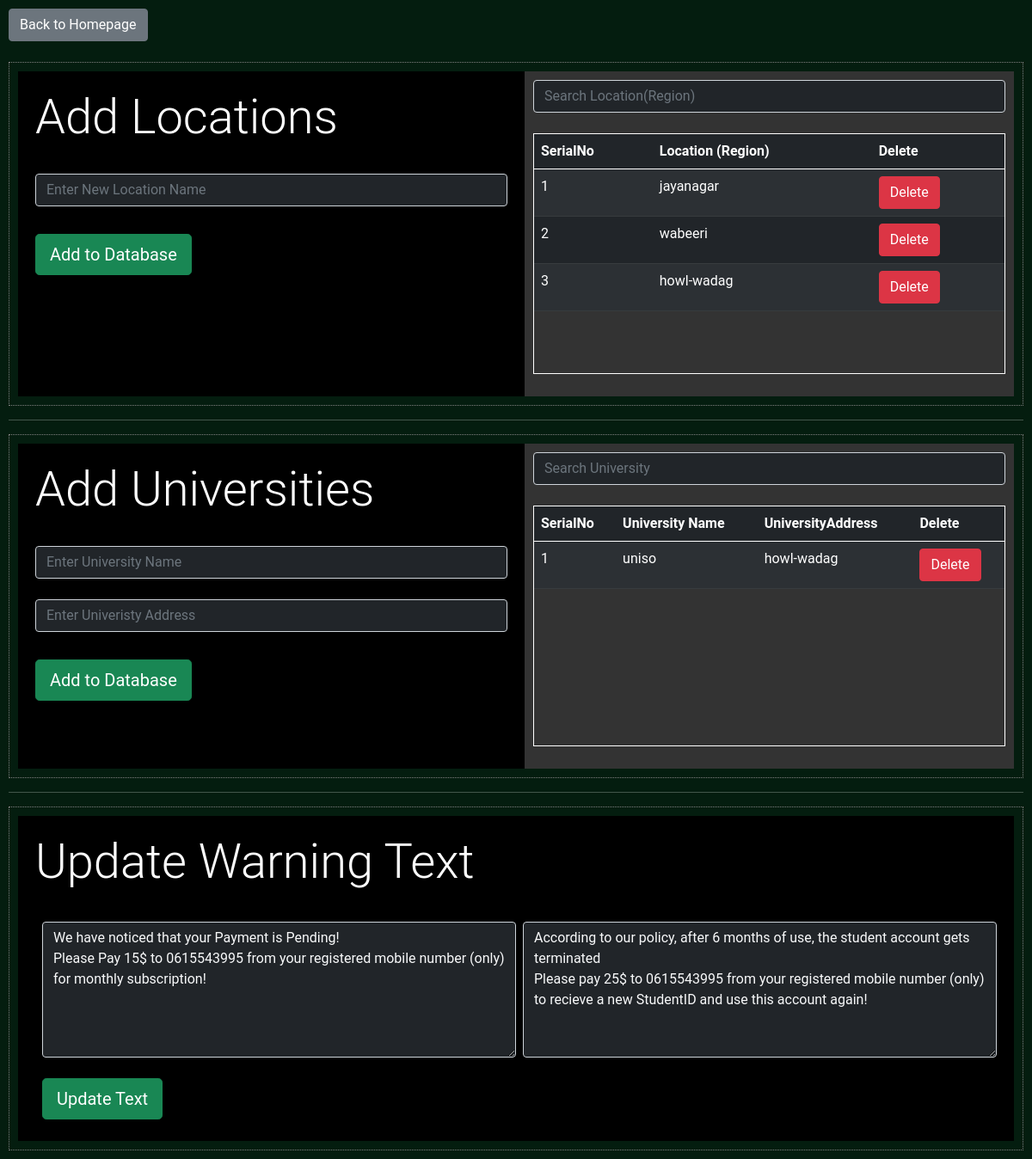
The page /admin/add_data (signed in) on the database as committed earlier.
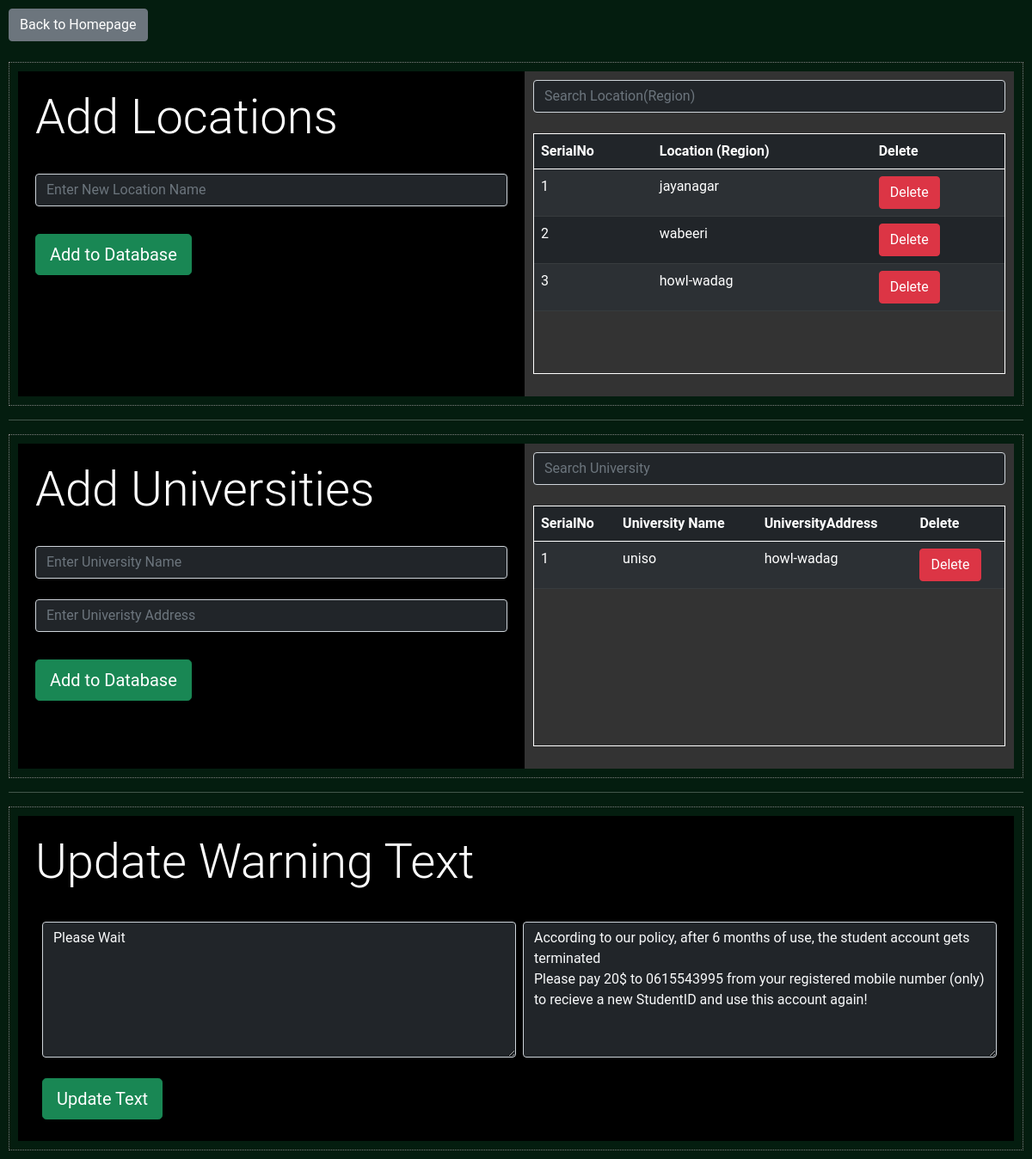
The same page on the database as committed later.
### BusManager/models.py (models this page shows, shortened)
class AdminUser(db.Model, UserMixin):
	id = db.Column(db.Integer, primary_key=True)
	username = db.Column(db.String)
	password = db.Column(db.String)
	pendingtext = db.Column(db.String)
	expiredtext = db.Column(db.String)

### BusManager/admin/routes.py (the view)
@admin.route('/add_data')
@login_required
def add_data():
	locations = LocationModel.query.all()
	universities = UniversityModel.query.all()
	admin = AdminUser.query.all()[0]
	return render_template('add_data.html', title='Add Data', locations=locations, universities=universities, admin=admin)

### BusManager/models.py (called while the page is built)
@login_manager.user_loader
def load_user(user_id):
    return AdminUser.query.get(int(user_id))

### BusManager/templates/add_data.html (shortened to what this page needs)
{% extends 'bs_layout.html' %}
{% block content %}
<a class="btn btn-secondary" href="{{url_for('admin.admin_home')}}">Back to Homepage</a>
<br><br>
<div class="holder">
	<div class="entryblock">
		<h1 class='display-4'>Add Locations</h1>
		<br>
		<input type="text" class="form-control bg-dark text-light" id="locname" placeholder="Enter New Location Name">
		<br>
		<button class="btn btn-block btn-success btn-lg center mt-2" onclick="addLocation()">Add to Database</button>
	</div>
	<div class="viewerblock">
		<input type="text" id="locbar" class="form-control bg-dark text-light" placeholder="Search Location(Region)" onkeyup="tableFilterer(1, targetTableID='tbl', searchSource='locbar')"><br>
		<div class="tablecontainer">
			<table class="table table-striped table-dark" id="tbl">
			<thead>
				<tr>
				<th scope="col">SerialNo</th>
				<th scope="col">Location (Region)</th>
				<th scope="col">Delete</th>
				</tr>
			</thead>
			<tbody id='tbdy'>
				{% for e in locations %}
				<tr data-id="-1">
				<td>{{loop.index}}</td>
				<td>{{e['location_name']}}</td>
					<td><button class="btn btn-danger" onclick=DeleteLocation({{e['id']}})>Delete</button></td>
				</tr>
				{% endfor %}
			</tbody>
			</table>
		</div>
	</div>
</div>
<hr>
<div class="holder">
	<div class="entryblock">
		<h1 class='display-4'>Add Universities</h1>
		<br>
		<input type="text" class="form-control bg-dark text-light" id="uniname" placeholder="Enter University Name">
		<br>
		<input type="text" class="form-control bg-dark text-light" id="uniaddr" placeholder="Enter Univeristy Address">
		<br>
		<button class="btn btn-block btn-success btn-lg center mt-2" onclick="addUniversity()">Add to Database</button>
	</div>
	<div class="viewerblock">
		<input type="text" id="unibar" class="form-control bg-dark text-light" placeholder="Search University" onkeyup="tableFilterer(1, targetTableID='utbl', searchSource='unibar')"><br>
		<div class="tablecontainer">
			<table class="table table-striped table-dark" id="utbl">
			<thead>
				<tr>
				<th scope="col">SerialNo</th>
				<th scope="col">University Name</th>
				<th scope="col">UniversityAddress</th>
				<th scope="col">Delete</th>
				</tr>
			</thead>
			<tbody id='tbdy'>
				{% for e in universities %}
				<tr data-id="-1">
				<td>{{loop.index}}</td>
				<td>{{e.name}}</td>
				<td>{{e.address}}</td>
					<td><button class="btn btn-danger" onclick=DeleteUniversity({{e['id']}})>Delete</button></td>
				</tr>
				{% endfor %}
			</tbody>
			</table>
		</div>
	</div>
</div>
<hr>
<div class="holder">
	<div class="entryblock">
		<h1 class='display-4'>Update Warning Text</h1><br>
		<div class="d-flex mt-1">
			<textarea class="form-control bg-dark text-light mx-2" id="pendingText" cols="30" rows="6" placeholder="Pending Payment Text">{{admin.pendingtext}}</textarea>
			<textarea class="form-control bg-dark text-light" id="expiryText" cols="30" rows="6" placeholder="Account Expired Text">{{admin.expiredtext}}</textarea>
		</div>
		<br>
		<button class="btn btn-block btn-success btn-lg center mx-2" onclick="updateText()">Update Text</button>
	</div>
</div>
{% endblock content %}

Rows that differ between the two databases and show on the page:
changed AdminUser: pendingtext "We have noticed that your Payment is Pending! Please Pay 15$ to 0615543995 from your registered mobile number (only) for monthly subscription!" → "Please Wait"; expiredtext "…gets terminated Please pay 25$ to 0615543995 from your…" → "…gets terminated Please pay 20$ to 0615543995 from your…"
